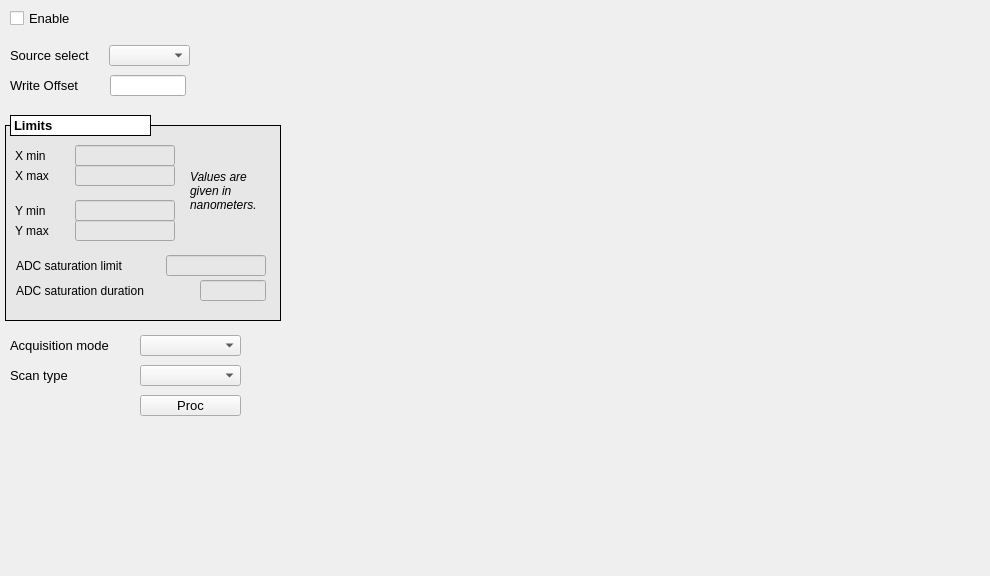
<?xml version="1.0" encoding="UTF-8"?>
<ui version="4.0">
 <class>TBTSYNTH</class>
 <widget class="QMainWindow" name="TBTSYNTH">
  <property name="geometry">
   <rect>
    <x>0</x>
    <y>0</y>
    <width>990</width>
    <height>576</height>
   </rect>
  </property>
  <property name="font">
   <font>
    <pointsize>10</pointsize>
   </font>
  </property>
  <property name="windowTitle">
   <string>Postmortem</string>
  </property>
  <property name="Title" stdset="0">
   <string>Postmortem &gt;&gt; $(BPM)</string>
  </property>
  <widget class="QWidget" name="centralwidget">
   <widget class="caCartesianPlot" name="pm_ddc_ampl">
    <property name="geometry">
     <rect>
      <x>645</x>
      <y>9</y>
      <width>331</width>
      <height>271</height>
     </rect>
    </property>
    <property name="font">
     <font>
      <family>Sans</family>
      <pointsize>8</pointsize>
     </font>
    </property>
    <property name="Title" stdset="0">
     <string notr="true">Amplitudes</string>
    </property>
    <property name="TitleX">
     <string notr="true">Turns</string>
    </property>
    <property name="TitleY">
     <string notr="true">Arbitrary units</string>
    </property>
    <property name="channels_1" stdset="0">
     <string notr="true">;$(BPM):pm:ddc_synth.Va</string>
    </property>
    <property name="Style_1">
     <enum>caCartesianPlot::Lines</enum>
    </property>
    <property name="symbol_1">
     <enum>caCartesianPlot::Star1</enum>
    </property>
    <property name="color_1">
     <color>
      <red>255</red>
      <green>0</green>
      <blue>0</blue>
     </color>
    </property>
    <property name="channels_2" stdset="0">
     <string notr="true">;$(BPM):pm:ddc_synth.Vb</string>
    </property>
    <property name="color_2">
     <color>
      <red>255</red>
      <green>157</green>
      <blue>0</blue>
     </color>
    </property>
    <property name="channels_3" stdset="0">
     <string notr="true">;$(BPM):pm:ddc_synth.Vc</string>
    </property>
    <property name="color_3">
     <color>
      <red>50</red>
      <green>198</green>
      <blue>42</blue>
     </color>
    </property>
    <property name="channels_4" stdset="0">
     <string notr="true">;$(BPM):pm:ddc_synth.Vd</string>
    </property>
    <property name="plotMode">
     <enum>caCartesianPlot::PlotNPointsAndStop</enum>
    </property>
    <property name="countNumOrChannel" stdset="0">
     <string notr="true"/>
    </property>
    <property name="triggerChannel" stdset="0">
     <string notr="true"/>
    </property>
    <property name="foreground">
     <color alpha="0">
      <red>255</red>
      <green>255</green>
      <blue>255</blue>
     </color>
    </property>
    <property name="gridColor">
     <color>
      <red>0</red>
      <green>0</green>
      <blue>0</blue>
     </color>
    </property>
    <property name="XaxisScaling" stdset="0">
     <enum>caCartesianPlot::Auto</enum>
    </property>
    <property name="XaxisLimits">
     <string>0;100</string>
    </property>
    <property name="YaxisLimits">
     <string>-1000000;-900000</string>
    </property>
   </widget>
   <widget class="caCartesianPlot" name="pm_ddc_sum">
    <property name="geometry">
     <rect>
      <x>645</x>
      <y>290</y>
      <width>331</width>
      <height>271</height>
     </rect>
    </property>
    <property name="font">
     <font>
      <family>Sans</family>
      <pointsize>8</pointsize>
     </font>
    </property>
    <property name="Title" stdset="0">
     <string notr="true">SUM</string>
    </property>
    <property name="TitleX">
     <string notr="true">Turns</string>
    </property>
    <property name="TitleY">
     <string notr="true">Arbitrary units</string>
    </property>
    <property name="channels_1" stdset="0">
     <string notr="true">;$(BPM):pm:ddc_synth.Sum</string>
    </property>
    <property name="Style_1">
     <enum>caCartesianPlot::Lines</enum>
    </property>
    <property name="symbol_1">
     <enum>caCartesianPlot::Star1</enum>
    </property>
    <property name="color_1">
     <color>
      <red>0</red>
      <green>0</green>
      <blue>0</blue>
     </color>
    </property>
    <property name="channels_2" stdset="0">
     <string notr="true"/>
    </property>
    <property name="symbol_2">
     <enum>caCartesianPlot::Star2</enum>
    </property>
    <property name="color_2">
     <color>
      <red>6</red>
      <green>0</green>
      <blue>255</blue>
     </color>
    </property>
    <property name="plotMode">
     <enum>caCartesianPlot::PlotNPointsAndStop</enum>
    </property>
    <property name="countNumOrChannel" stdset="0">
     <string notr="true"/>
    </property>
    <property name="triggerChannel" stdset="0">
     <string notr="true"/>
    </property>
    <property name="foreground">
     <color alpha="0">
      <red>255</red>
      <green>255</green>
      <blue>255</blue>
     </color>
    </property>
    <property name="gridColor">
     <color>
      <red>0</red>
      <green>0</green>
      <blue>0</blue>
     </color>
    </property>
    <property name="XaxisScaling" stdset="0">
     <enum>caCartesianPlot::Auto</enum>
    </property>
    <property name="XaxisLimits">
     <string>0;100</string>
    </property>
    <property name="YaxisLimits">
     <string>-1000000;-900000</string>
    </property>
   </widget>
   <widget class="QLabel" name="label_20">
    <property name="geometry">
     <rect>
      <x>10</x>
      <y>365</y>
      <width>131</width>
      <height>20</height>
     </rect>
    </property>
    <property name="font">
     <font>
      <pointsize>10</pointsize>
     </font>
    </property>
    <property name="text">
     <string>Scan type</string>
    </property>
   </widget>
   <widget class="QLabel" name="label_22">
    <property name="geometry">
     <rect>
      <x>10</x>
      <y>335</y>
      <width>131</width>
      <height>20</height>
     </rect>
    </property>
    <property name="font">
     <font>
      <pointsize>10</pointsize>
     </font>
    </property>
    <property name="text">
     <string>Acquisition mode</string>
    </property>
   </widget>
   <widget class="caMenu" name="tbtddcsynth_acqm">
    <property name="geometry">
     <rect>
      <x>140</x>
      <y>335</y>
      <width>101</width>
      <height>21</height>
     </rect>
    </property>
    <property name="font">
     <font>
      <family>Sans</family>
      <pointsize>8</pointsize>
     </font>
    </property>
    <property name="channel" stdset="0">
     <string notr="true">$(BPM):pm:ddc_synth.ACQM</string>
    </property>
   </widget>
   <widget class="caMenu" name="tbtddcsynth_scan">
    <property name="geometry">
     <rect>
      <x>140</x>
      <y>365</y>
      <width>101</width>
      <height>21</height>
     </rect>
    </property>
    <property name="font">
     <font>
      <family>Sans</family>
      <pointsize>8</pointsize>
     </font>
    </property>
    <property name="channel" stdset="0">
     <string notr="true">$(BPM):pm:ddc_synth.SCAN</string>
    </property>
   </widget>
   <widget class="caMessageButton" name="camessagebutton">
    <property name="geometry">
     <rect>
      <x>140</x>
      <y>395</y>
      <width>101</width>
      <height>21</height>
     </rect>
    </property>
    <property name="text">
     <string>Proc</string>
    </property>
    <property name="flat">
     <bool>false</bool>
    </property>
    <property name="fontScaleMode">
     <enum>EPushButton::WidthAndHeight</enum>
    </property>
    <property name="channel" stdset="0">
     <string notr="true">$(BPM):pm:ddc_synth.PROC</string>
    </property>
    <property name="background">
     <color>
      <red>255</red>
      <green>255</green>
      <blue>255</blue>
     </color>
    </property>
    <property name="pressMessage">
     <string notr="true">1</string>
    </property>
   </widget>
   <widget class="caTextEntry" name="tbtddcsynth_offs">
    <property name="geometry">
     <rect>
      <x>110</x>
      <y>75</y>
      <width>76</width>
      <height>21</height>
     </rect>
    </property>
    <property name="font">
     <font>
      <family>Monospace</family>
      <pointsize>10</pointsize>
     </font>
    </property>
    <property name="alignment">
     <set>Qt::AlignRight|Qt::AlignTrailing|Qt::AlignVCenter</set>
    </property>
    <property name="channel" stdset="0">
     <string notr="true">$(BPM):pm:offset</string>
    </property>
    <property name="foreground">
     <color>
      <red>170</red>
      <green>0</green>
      <blue>0</blue>
     </color>
    </property>
    <property name="background">
     <color>
      <red>255</red>
      <green>255</green>
      <blue>127</blue>
     </color>
    </property>
    <property name="colorMode">
     <enum>caLineEdit::Static</enum>
    </property>
    <property name="fontScaleMode">
     <enum>caLineEdit::WidthAndHeight</enum>
    </property>
   </widget>
   <widget class="caCartesianPlot" name="pm_ddc_y">
    <property name="geometry">
     <rect>
      <x>305</x>
      <y>290</y>
      <width>331</width>
      <height>271</height>
     </rect>
    </property>
    <property name="font">
     <font>
      <family>Sans</family>
      <pointsize>8</pointsize>
     </font>
    </property>
    <property name="Title" stdset="0">
     <string notr="true">Vertical position</string>
    </property>
    <property name="TitleX">
     <string notr="true">Turns</string>
    </property>
    <property name="TitleY">
     <string notr="true">Position [nm]</string>
    </property>
    <property name="channels_1" stdset="0">
     <string notr="true">;$(BPM):pm:ddc_synth.Y</string>
    </property>
    <property name="Style_1">
     <enum>caCartesianPlot::Lines</enum>
    </property>
    <property name="symbol_1">
     <enum>caCartesianPlot::Star1</enum>
    </property>
    <property name="color_1">
     <color>
      <red>33</red>
      <green>0</green>
      <blue>255</blue>
     </color>
    </property>
    <property name="channels_2" stdset="0">
     <string notr="true"/>
    </property>
    <property name="symbol_2">
     <enum>caCartesianPlot::Star2</enum>
    </property>
    <property name="color_2">
     <color>
      <red>6</red>
      <green>0</green>
      <blue>255</blue>
     </color>
    </property>
    <property name="plotMode">
     <enum>caCartesianPlot::PlotNPointsAndStop</enum>
    </property>
    <property name="countNumOrChannel" stdset="0">
     <string notr="true"/>
    </property>
    <property name="triggerChannel" stdset="0">
     <string notr="true"/>
    </property>
    <property name="foreground">
     <color alpha="0">
      <red>255</red>
      <green>255</green>
      <blue>255</blue>
     </color>
    </property>
    <property name="gridColor">
     <color>
      <red>0</red>
      <green>0</green>
      <blue>0</blue>
     </color>
    </property>
    <property name="XaxisScaling" stdset="0">
     <enum>caCartesianPlot::Auto</enum>
    </property>
    <property name="XaxisLimits">
     <string>0;100</string>
    </property>
    <property name="YaxisLimits">
     <string>-1000000;-900000</string>
    </property>
   </widget>
   <widget class="caCartesianPlot" name="pm_ddc_x">
    <property name="geometry">
     <rect>
      <x>305</x>
      <y>9</y>
      <width>331</width>
      <height>271</height>
     </rect>
    </property>
    <property name="font">
     <font>
      <family>Sans</family>
      <pointsize>8</pointsize>
     </font>
    </property>
    <property name="Title" stdset="0">
     <string notr="true">Horizontal position</string>
    </property>
    <property name="TitleX">
     <string notr="true">Turns</string>
    </property>
    <property name="TitleY">
     <string notr="true">Position [nm]</string>
    </property>
    <property name="channels_1" stdset="0">
     <string notr="true">;$(BPM):pm:ddc_synth.X</string>
    </property>
    <property name="Style_1">
     <enum>caCartesianPlot::Lines</enum>
    </property>
    <property name="symbol_1">
     <enum>caCartesianPlot::Star1</enum>
    </property>
    <property name="color_1">
     <color>
      <red>255</red>
      <green>0</green>
      <blue>0</blue>
     </color>
    </property>
    <property name="plotMode">
     <enum>caCartesianPlot::PlotNPointsAndStop</enum>
    </property>
    <property name="countNumOrChannel" stdset="0">
     <string notr="true"/>
    </property>
    <property name="triggerChannel" stdset="0">
     <string notr="true"/>
    </property>
    <property name="foreground">
     <color alpha="0">
      <red>255</red>
      <green>255</green>
      <blue>255</blue>
     </color>
    </property>
    <property name="gridColor">
     <color>
      <red>0</red>
      <green>0</green>
      <blue>0</blue>
     </color>
    </property>
    <property name="XaxisScaling" stdset="0">
     <enum>caCartesianPlot::Auto</enum>
    </property>
    <property name="XaxisLimits">
     <string>0;100</string>
    </property>
    <property name="YaxisLimits">
     <string>-1000000;-900000</string>
    </property>
   </widget>
   <widget class="caToggleButton" name="catogglebutton">
    <property name="geometry">
     <rect>
      <x>10</x>
      <y>10</y>
      <width>100</width>
      <height>16</height>
     </rect>
    </property>
    <property name="text">
     <string>Enable</string>
    </property>
    <property name="channel" stdset="0">
     <string notr="true">$(BPM):pm:capture</string>
    </property>
   </widget>
   <widget class="caLed" name="caled">
    <property name="geometry">
     <rect>
      <x>120</x>
      <y>10</y>
      <width>21</width>
      <height>21</height>
     </rect>
    </property>
    <property name="channel" stdset="0">
     <string notr="true">$(BPM):pm:capture</string>
    </property>
    <property name="falseColor">
     <color>
      <red>255</red>
      <green>0</green>
      <blue>0</blue>
     </color>
    </property>
    <property name="trueColor">
     <color>
      <red>0</red>
      <green>255</green>
      <blue>0</blue>
     </color>
    </property>
    <property name="trueValue">
     <string>true</string>
    </property>
    <property name="falseValue">
     <string>false</string>
    </property>
   </widget>
   <widget class="caMenu" name="camenu">
    <property name="geometry">
     <rect>
      <x>109</x>
      <y>45</y>
      <width>81</width>
      <height>21</height>
     </rect>
    </property>
    <property name="channel" stdset="0">
     <string notr="true">$(BPM):pm:source_select</string>
    </property>
   </widget>
   <widget class="QLabel" name="label">
    <property name="geometry">
     <rect>
      <x>10</x>
      <y>45</y>
      <width>101</width>
      <height>21</height>
     </rect>
    </property>
    <property name="text">
     <string>Source select</string>
    </property>
   </widget>
   <widget class="QLabel" name="label_2">
    <property name="geometry">
     <rect>
      <x>10</x>
      <y>75</y>
      <width>101</width>
      <height>21</height>
     </rect>
    </property>
    <property name="text">
     <string>Write Offset</string>
    </property>
   </widget>
   <widget class="caFrame" name="caframe_3">
    <property name="geometry">
     <rect>
      <x>5</x>
      <y>125</y>
      <width>276</width>
      <height>196</height>
     </rect>
    </property>
    <property name="styleSheet">
     <string notr="true">background-color: rgb(231, 231, 231);</string>
    </property>
    <property name="frameShape">
     <enum>QFrame::Box</enum>
    </property>
    <property name="frameShadow">
     <enum>QFrame::Plain</enum>
    </property>
    <property name="lineWidth">
     <number>1</number>
    </property>
    <property name="midLineWidth">
     <number>1</number>
    </property>
    <property name="background">
     <color>
      <red>0</red>
      <green>0</green>
      <blue>0</blue>
     </color>
    </property>
    <property name="backgroundMode">
     <enum>caFrame::Filled</enum>
    </property>
    <widget class="QLabel" name="label_4">
     <property name="geometry">
      <rect>
       <x>10</x>
       <y>20</y>
       <width>57</width>
       <height>21</height>
      </rect>
     </property>
     <property name="text">
      <string>X min</string>
     </property>
    </widget>
    <widget class="caTextEntry" name="ilk_xmin">
     <property name="geometry">
      <rect>
       <x>70</x>
       <y>20</y>
       <width>100</width>
       <height>21</height>
      </rect>
     </property>
     <property name="alignment">
      <set>Qt::AlignRight|Qt::AlignTrailing|Qt::AlignVCenter</set>
     </property>
     <property name="channel" stdset="0">
      <string notr="true">$(BPM):pm:limits:min_x</string>
     </property>
     <property name="foreground">
      <color>
       <red>170</red>
       <green>0</green>
       <blue>0</blue>
      </color>
     </property>
     <property name="background">
      <color>
       <red>255</red>
       <green>255</green>
       <blue>127</blue>
      </color>
     </property>
     <property name="colorMode">
      <enum>caLineEdit::Static</enum>
     </property>
    </widget>
    <widget class="caTextEntry" name="ilk_xmax">
     <property name="geometry">
      <rect>
       <x>70</x>
       <y>40</y>
       <width>100</width>
       <height>21</height>
      </rect>
     </property>
     <property name="alignment">
      <set>Qt::AlignRight|Qt::AlignTrailing|Qt::AlignVCenter</set>
     </property>
     <property name="channel" stdset="0">
      <string notr="true">$(BPM):pm:limits:max_x</string>
     </property>
     <property name="foreground">
      <color>
       <red>170</red>
       <green>0</green>
       <blue>0</blue>
      </color>
     </property>
     <property name="background">
      <color>
       <red>255</red>
       <green>255</green>
       <blue>127</blue>
      </color>
     </property>
     <property name="colorMode">
      <enum>caLineEdit::Static</enum>
     </property>
    </widget>
    <widget class="QLabel" name="label_5">
     <property name="geometry">
      <rect>
       <x>10</x>
       <y>40</y>
       <width>57</width>
       <height>21</height>
      </rect>
     </property>
     <property name="text">
      <string>X max</string>
     </property>
    </widget>
    <widget class="caTextEntry" name="ilk_ymin">
     <property name="geometry">
      <rect>
       <x>70</x>
       <y>75</y>
       <width>100</width>
       <height>21</height>
      </rect>
     </property>
     <property name="alignment">
      <set>Qt::AlignRight|Qt::AlignTrailing|Qt::AlignVCenter</set>
     </property>
     <property name="channel" stdset="0">
      <string notr="true">$(BPM):pm:limits:min_y</string>
     </property>
     <property name="foreground">
      <color>
       <red>170</red>
       <green>0</green>
       <blue>0</blue>
      </color>
     </property>
     <property name="background">
      <color>
       <red>255</red>
       <green>255</green>
       <blue>127</blue>
      </color>
     </property>
     <property name="colorMode">
      <enum>caLineEdit::Static</enum>
     </property>
    </widget>
    <widget class="caTextEntry" name="ilk_ymax">
     <property name="geometry">
      <rect>
       <x>70</x>
       <y>95</y>
       <width>100</width>
       <height>21</height>
      </rect>
     </property>
     <property name="alignment">
      <set>Qt::AlignRight|Qt::AlignTrailing|Qt::AlignVCenter</set>
     </property>
     <property name="channel" stdset="0">
      <string notr="true">$(BPM):pm:limits:max_y</string>
     </property>
     <property name="foreground">
      <color>
       <red>170</red>
       <green>0</green>
       <blue>0</blue>
      </color>
     </property>
     <property name="background">
      <color>
       <red>255</red>
       <green>255</green>
       <blue>127</blue>
      </color>
     </property>
     <property name="colorMode">
      <enum>caLineEdit::Static</enum>
     </property>
    </widget>
    <widget class="QLabel" name="label_6">
     <property name="geometry">
      <rect>
       <x>10</x>
       <y>75</y>
       <width>57</width>
       <height>21</height>
      </rect>
     </property>
     <property name="text">
      <string>Y min</string>
     </property>
    </widget>
    <widget class="QLabel" name="label_7">
     <property name="geometry">
      <rect>
       <x>10</x>
       <y>95</y>
       <width>57</width>
       <height>21</height>
      </rect>
     </property>
     <property name="text">
      <string>Y max</string>
     </property>
    </widget>
    <widget class="QLabel" name="label_13">
     <property name="geometry">
      <rect>
       <x>185</x>
       <y>20</y>
       <width>86</width>
       <height>91</height>
      </rect>
     </property>
     <property name="font">
      <font>
       <italic>true</italic>
      </font>
     </property>
     <property name="text">
      <string>Values are
given in
nanometers.</string>
     </property>
    </widget>
    <widget class="caTextEntry" name="ilk_sat_dur">
     <property name="geometry">
      <rect>
       <x>195</x>
       <y>155</y>
       <width>66</width>
       <height>21</height>
      </rect>
     </property>
     <property name="alignment">
      <set>Qt::AlignRight|Qt::AlignTrailing|Qt::AlignVCenter</set>
     </property>
     <property name="channel" stdset="0">
      <string notr="true">$(BPM):pm:limits:ovf_duration</string>
     </property>
     <property name="foreground">
      <color>
       <red>170</red>
       <green>0</green>
       <blue>0</blue>
      </color>
     </property>
     <property name="background">
      <color>
       <red>255</red>
       <green>255</green>
       <blue>127</blue>
      </color>
     </property>
     <property name="colorMode">
      <enum>caLineEdit::Static</enum>
     </property>
    </widget>
    <widget class="QLabel" name="label_8">
     <property name="geometry">
      <rect>
       <x>11</x>
       <y>130</y>
       <width>151</width>
       <height>21</height>
      </rect>
     </property>
     <property name="text">
      <string>ADC saturation limit</string>
     </property>
    </widget>
    <widget class="caTextEntry" name="ilk_sat_limit">
     <property name="geometry">
      <rect>
       <x>161</x>
       <y>130</y>
       <width>100</width>
       <height>21</height>
      </rect>
     </property>
     <property name="alignment">
      <set>Qt::AlignRight|Qt::AlignTrailing|Qt::AlignVCenter</set>
     </property>
     <property name="channel" stdset="0">
      <string notr="true">$(BPM):pm:limits:ovf_threshold</string>
     </property>
     <property name="foreground">
      <color>
       <red>170</red>
       <green>0</green>
       <blue>0</blue>
      </color>
     </property>
     <property name="background">
      <color>
       <red>255</red>
       <green>255</green>
       <blue>127</blue>
      </color>
     </property>
     <property name="colorMode">
      <enum>caLineEdit::Static</enum>
     </property>
    </widget>
    <widget class="QLabel" name="label_9">
     <property name="geometry">
      <rect>
       <x>11</x>
       <y>155</y>
       <width>176</width>
       <height>21</height>
      </rect>
     </property>
     <property name="text">
      <string>ADC saturation duration</string>
     </property>
    </widget>
   </widget>
   <widget class="QLabel" name="label_23">
    <property name="geometry">
     <rect>
      <x>10</x>
      <y>115</y>
      <width>141</width>
      <height>21</height>
     </rect>
    </property>
    <property name="font">
     <font>
      <weight>75</weight>
      <bold>true</bold>
     </font>
    </property>
    <property name="styleSheet">
     <string notr="true">background-color: rgb(255, 255, 255);</string>
    </property>
    <property name="frameShape">
     <enum>QFrame::Box</enum>
    </property>
    <property name="text">
     <string>Limits</string>
    </property>
   </widget>
  </widget>
 </widget>
 <customwidgets>
  <customwidget>
   <class>QwtPlot</class>
   <extends>QFrame</extends>
   <header>qwt_plot.h</header>
  </customwidget>
  <customwidget>
   <class>caMenu</class>
   <extends>QComboBox</extends>
   <header>caMenu</header>
  </customwidget>
  <customwidget>
   <class>caTextEntry</class>
   <extends>caLineEdit</extends>
   <header>caTextEntry</header>
  </customwidget>
  <customwidget>
   <class>caMessageButton</class>
   <extends>QPushButton</extends>
   <header>caMessageButton</header>
  </customwidget>
  <customwidget>
   <class>caToggleButton</class>
   <extends>QCheckBox</extends>
   <header>caToggleButton</header>
  </customwidget>
  <customwidget>
   <class>caFrame</class>
   <extends>QFrame</extends>
   <header>caFrame</header>
   <container>1</container>
  </customwidget>
  <customwidget>
   <class>caLed</class>
   <extends>QWidget</extends>
   <header>caLed</header>
  </customwidget>
  <customwidget>
   <class>caLineEdit</class>
   <extends>QLineEdit</extends>
   <header>caLineEdit</header>
  </customwidget>
  <customwidget>
   <class>caCartesianPlot</class>
   <extends>QwtPlot</extends>
   <header>caCartesianPlot</header>
  </customwidget>
 </customwidgets>
 <resources/>
 <connections/>
 <designerdata>
  <property name="gridDeltaX">
   <number>5</number>
  </property>
  <property name="gridDeltaY">
   <number>5</number>
  </property>
  <property name="gridSnapX">
   <bool>true</bool>
  </property>
  <property name="gridSnapY">
   <bool>true</bool>
  </property>
  <property name="gridVisible">
   <bool>true</bool>
  </property>
 </designerdata>
</ui>
